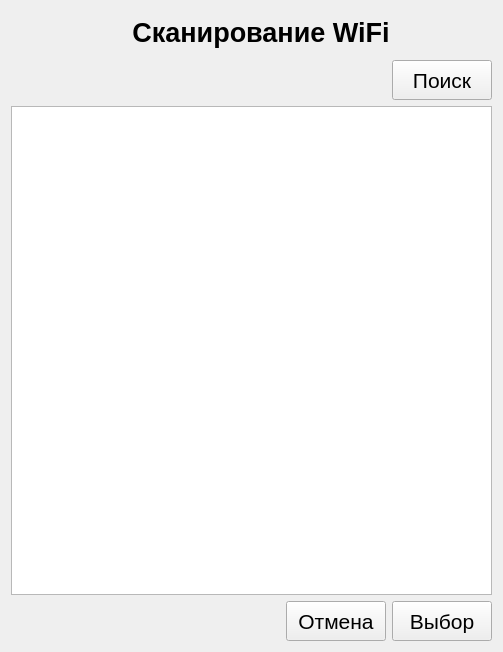
<?xml version="1.0" encoding="UTF-8"?>
<ui version="4.0">
 <class>WiFiSearch</class>
 <widget class="QWidget" name="WiFiSearch">
  <property name="geometry">
   <rect>
    <x>0</x>
    <y>0</y>
    <width>503</width>
    <height>652</height>
   </rect>
  </property>
  <property name="minimumSize">
   <size>
    <width>503</width>
    <height>0</height>
   </size>
  </property>
  <property name="maximumSize">
   <size>
    <width>520</width>
    <height>16777215</height>
   </size>
  </property>
  <property name="windowTitle">
   <string>Сканер WiFi</string>
  </property>
  <layout class="QGridLayout" name="gridLayout">
   <item row="0" column="0">
    <layout class="QVBoxLayout" name="verticalLayout">
     <item>
      <widget class="QLabel" name="label">
       <property name="minimumSize">
        <size>
         <width>500</width>
         <height>43</height>
        </size>
       </property>
       <property name="maximumSize">
        <size>
         <width>500</width>
         <height>43</height>
        </size>
       </property>
       <property name="sizeIncrement">
        <size>
         <width>500</width>
         <height>43</height>
        </size>
       </property>
       <property name="font">
        <font>
         <pointsize>20</pointsize>
         <weight>75</weight>
         <bold>true</bold>
        </font>
       </property>
       <property name="text">
        <string>Сканирование WiFi</string>
       </property>
       <property name="alignment">
        <set>Qt::AlignCenter</set>
       </property>
      </widget>
     </item>
     <item>
      <layout class="QHBoxLayout" name="horizontalLayout">
       <item>
        <spacer name="horizontalSpacer">
         <property name="orientation">
          <enum>Qt::Horizontal</enum>
         </property>
         <property name="sizeHint" stdset="0">
          <size>
           <width>40</width>
           <height>20</height>
          </size>
         </property>
        </spacer>
       </item>
       <item>
        <widget class="QPushButton" name="searchWiFi">
         <property name="minimumSize">
          <size>
           <width>100</width>
           <height>40</height>
          </size>
         </property>
         <property name="maximumSize">
          <size>
           <width>100</width>
           <height>40</height>
          </size>
         </property>
         <property name="sizeIncrement">
          <size>
           <width>100</width>
           <height>30</height>
          </size>
         </property>
         <property name="font">
          <font>
           <pointsize>16</pointsize>
          </font>
         </property>
         <property name="text">
          <string>Поиск</string>
         </property>
        </widget>
       </item>
      </layout>
     </item>
     <item>
      <widget class="QTableView" name="WiFiList">
       <property name="font">
        <font>
         <pointsize>14</pointsize>
        </font>
       </property>
      </widget>
     </item>
     <item>
      <layout class="QHBoxLayout" name="horizontalLayout_2">
       <item>
        <spacer name="horizontalSpacer_2">
         <property name="orientation">
          <enum>Qt::Horizontal</enum>
         </property>
         <property name="sizeHint" stdset="0">
          <size>
           <width>40</width>
           <height>20</height>
          </size>
         </property>
        </spacer>
       </item>
       <item>
        <widget class="QPushButton" name="CloseBtn">
         <property name="minimumSize">
          <size>
           <width>100</width>
           <height>40</height>
          </size>
         </property>
         <property name="maximumSize">
          <size>
           <width>100</width>
           <height>40</height>
          </size>
         </property>
         <property name="sizeIncrement">
          <size>
           <width>100</width>
           <height>40</height>
          </size>
         </property>
         <property name="font">
          <font>
           <pointsize>16</pointsize>
          </font>
         </property>
         <property name="text">
          <string>Отмена</string>
         </property>
        </widget>
       </item>
       <item>
        <widget class="QPushButton" name="OkBtn">
         <property name="minimumSize">
          <size>
           <width>100</width>
           <height>40</height>
          </size>
         </property>
         <property name="maximumSize">
          <size>
           <width>100</width>
           <height>40</height>
          </size>
         </property>
         <property name="sizeIncrement">
          <size>
           <width>100</width>
           <height>40</height>
          </size>
         </property>
         <property name="font">
          <font>
           <pointsize>16</pointsize>
          </font>
         </property>
         <property name="text">
          <string>Выбор</string>
         </property>
        </widget>
       </item>
      </layout>
     </item>
    </layout>
   </item>
  </layout>
 </widget>
 <resources/>
 <connections/>
</ui>
